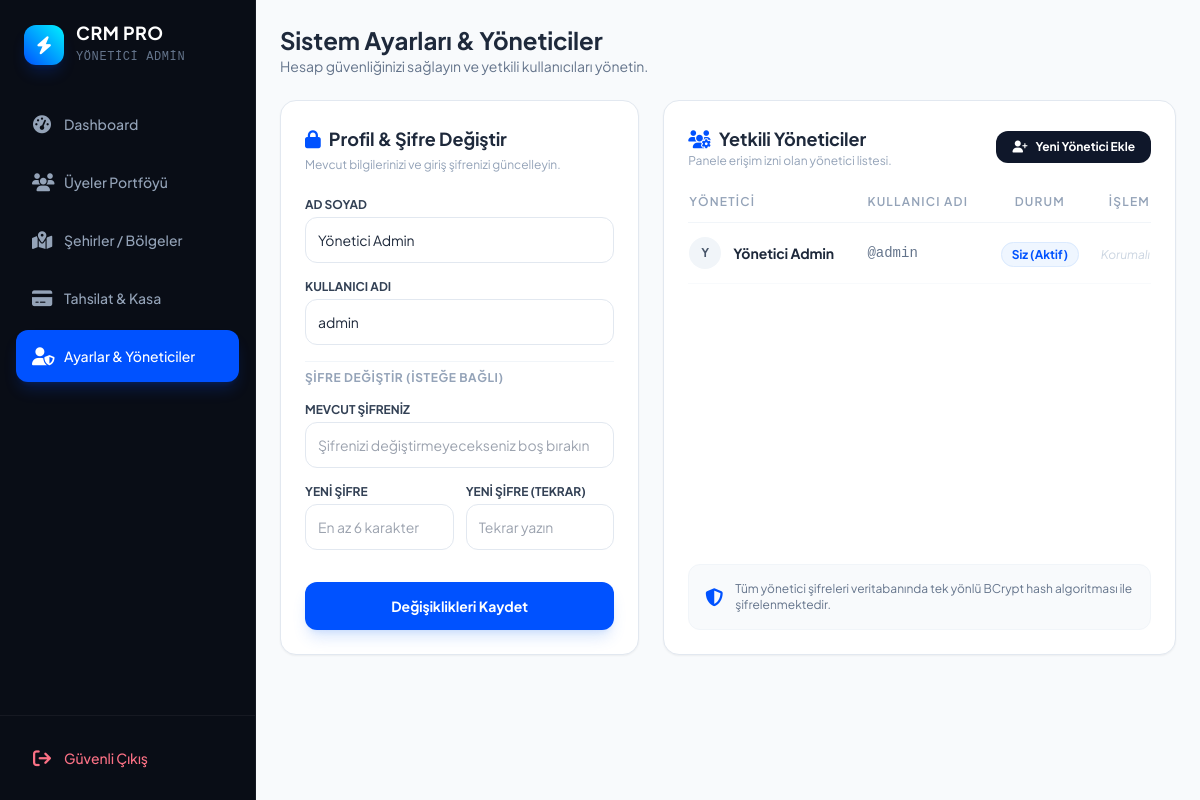
Page /ayarlar.php (signed in) on the committed database.
### tables this page shows
CREATE TABLE `kullanicilar` (
  `id` int(11) NOT NULL,
  `kullanici_adi` varchar(50) NOT NULL,
  `sifre` varchar(255) NOT NULL,
  `ad_soyad` varchar(100) NOT NULL
);

### ayarlar.php (the view, shortened to what this page needs)
<?php
include 'config/db.php';
$currentUserId = (int)$_SESSION['user_id'];
include 'includes/header.php';
include 'includes/sidebar.php';
$curUser = $db->prepare("SELECT * FROM kullanicilar WHERE id = ?");
$curUser->execute([$currentUserId]);
$me = $curUser->fetch();
$adminler = $db->query("SELECT * FROM kullanicilar ORDER BY id ASC")->fetchAll();
?>
<main class="p-6 bg-slate-50 min-h-screen">
    <div class="mb-6">
        <h1 class="text-2xl font-bold text-slate-800">Sistem Ayarları & Yöneticiler</h1>
        <p class="text-slate-500 text-sm">Hesap güvenliğinizi sağlayın ve yetkili kullanıcıları yönetin.</p>
    </div>
    <div class="grid grid-cols-1 lg:grid-cols-12 gap-6">
        <div class="lg:col-span-5 bg-white rounded-2xl shadow-sm border border-slate-200 p-6">
            <h2 class="text-lg font-bold text-slate-800 mb-1 flex items-center">
                <i class="fa-solid fa-lock text-brand-electric mr-2"></i> Profil & Şifre Değiştir
            </h2>
            <p class="text-slate-400 text-xs mb-6">Mevcut bilgilerinizi ve giriş şifrenizi güncelleyin.</p>
            <form method="POST" class="space-y-4">
                <div>
                    <label class="block text-xs font-bold text-slate-700 uppercase mb-1">Ad Soyad</label>
                    <input type="text" name="ad_soyad" value="<?= htmlspecialchars($me['ad_soyad']) ?>" required class="w-full border border-slate-200 rounded-xl p-3 text-sm focus:ring-2 focus:ring-brand-electric outline-none">
                </div>
                <div>
                    <label class="block text-xs font-bold text-slate-700 uppercase mb-1">Kullanıcı Adı</label>
                    <input type="text" name="kullanici_adi" value="<?= htmlspecialchars($me['kullanici_adi']) ?>" required class="w-full border border-slate-200 rounded-xl p-3 text-sm focus:ring-2 focus:ring-brand-electric outline-none">
                </div>
                <div class="pt-2 border-t border-slate-100">
                    <span class="block text-xs font-bold text-slate-400 uppercase tracking-wider mb-3">Şifre Değiştir (İsteğe Bağlı)</span>
                </div>
                <div>
                    <label class="block text-xs font-bold text-slate-700 uppercase mb-1">Mevcut Şifreniz</label>
                    <input type="password" name="eski_sifre" placeholder="Şifrenizi değiştirmeyecekseniz boş bırakın" class="w-full border border-slate-200 rounded-xl p-3 text-sm focus:ring-2 focus:ring-brand-electric outline-none">
                </div>
                <div class="grid grid-cols-2 gap-3">
                    <div>
                        <label class="block text-xs font-bold text-slate-700 uppercase mb-1">Yeni Şifre</label>
                        <input type="password" name="yeni_sifre" placeholder="En az 6 karakter" class="w-full border border-slate-200 rounded-xl p-3 text-sm focus:ring-2 focus:ring-brand-electric outline-none">
                    </div>
                    <div>
                        <label class="block text-xs font-bold text-slate-700 uppercase mb-1">Yeni Şifre (Tekrar)</label>
                        <input type="password" name="yeni_sifre_tekrar" placeholder="Tekrar yazın" class="w-full border border-slate-200 rounded-xl p-3 text-sm focus:ring-2 focus:ring-brand-electric outline-none">
                    </div>
                </div>
                <div class="pt-4">
                    <button type="submit" class="w-full bg-brand-electric hover:bg-black text-white font-bold py-3.5 rounded-xl transition shadow-lg shadow-blue-500/20 text-sm">
                        Değişiklikleri Kaydet
                    </button>
                </div>
            </form>
        </div>
        <div class="lg:col-span-7 bg-white rounded-2xl shadow-sm border border-slate-200 p-6 flex flex-col justify-between">
            <div>
                <div class="flex justify-between items-center mb-6">
                    <div>
                        <h2 class="text-lg font-bold text-slate-800 flex items-center">
                            <i class="fa-solid fa-users-gear text-brand-electric mr-2"></i> Yetkili Yöneticiler
                        </h2>
                        <p class="text-slate-400 text-xs">Panele erişim izni olan yönetici listesi.</p>
                    </div>
                    <button onclick="openModal('modalAdminEkle')" class="bg-slate-900 hover:bg-black text-white px-4 py-2 rounded-xl text-xs font-bold transition flex items-center">
                        <i class="fa-solid fa-user-plus mr-2"></i> Yeni Yönetici Ekle
                    </button>
                </div>
                <div class="overflow-x-auto">
                    <table class="w-full text-left">
                        <thead>
                            <tr class="text-slate-400 text-xs uppercase tracking-widest border-b border-slate-100">
                                <th class="pb-3 font-semibold">YÖNETİCİ</th>
                                <th class="pb-3 font-semibold">KULLANICI ADI</th>
                                <th class="pb-3 font-semibold text-center">DURUM</th>
                                <th class="pb-3 font-semibold text-right">İŞLEM</th>
                            </tr>
                        </thead>
                        <tbody class="text-sm text-slate-600">
                            <?php foreach($adminler as $adm): ?>
                            <tr class="border-b border-slate-50 hover:bg-slate-50/50 transition">
                                <td class="py-3.5 font-bold text-slate-800 flex items-center">
                                    <div class="w-8 h-8 rounded-full bg-slate-100 text-slate-600 flex items-center justify-center font-bold text-xs mr-3">
                                        <?= strtoupper(substr($adm['ad_soyad'], 0, 1)) ?>
                                    </div>
                                    <?= htmlspecialchars($adm['ad_soyad']) ?>
                                </td>
                                <td class="py-3.5 font-mono text-slate-500">
                                    @<?= htmlspecialchars($adm['kullanici_adi']) ?>
                                </td>
                                <td class="py-3.5 text-center">
                                    <?php if ($adm['id'] == $currentUserId): ?>
                                        <span class="bg-blue-50 text-brand-electric px-2.5 py-1 rounded-full text-xs font-bold border border-blue-100">
                                            Siz (Aktif)
                                        </span>
                                    <?php else: ?>
                                        <span class="bg-slate-100 text-slate-500 px-2.5 py-1 rounded-full text-xs font-bold">
                                            Yönetici
                                        </span>
                                    <?php endif; ?>
                                </td>
                                <td class="py-3.5 text-right">
                                    <?php if ($adm['id'] != $currentUserId): ?>
                                        <button onclick="confirmAdminDelete(<?= $adm['id'] ?>)" class="w-8 h-8 rounded-lg bg-red-50 text-red-500 hover:bg-red-100 transition inline-flex items-center justify-center">
                                            <i class="fa-solid fa-trash-can text-sm"></i>
                                        </button>
                                    <?php else: ?>
                                        <span class="text-slate-300 text-xs italic">Korumalı</span>
                                    <?php endif; ?>
                                </td>
                            </tr>
                            <?php endforeach; ?>
                        </tbody>
                    </table>
                </div>
            </div>
            <div class="mt-6 p-4 rounded-xl bg-slate-50 border border-slate-100 flex items-center text-xs text-slate-500">
                <i class="fa-solid fa-shield-halved text-brand-electric text-lg mr-3"></i>
                Tüm yönetici şifreleri veritabanında tek yönlü BCrypt hash algoritması ile şifrelenmektedir.
            </div>
        </div>
    </div>
</main>
<?php include 'includes/footer.php'; ?>

### rows in the picture
kullanicilar: ad_soyad "Yönetici Admin", kullanici_adi "admin", ad_soyad "Y", shows "Siz (Aktif)", shows "Korumalı"

### other values in the picture
$_SESSION['ad_soyad'] "YÖNETICI ADMIN"
